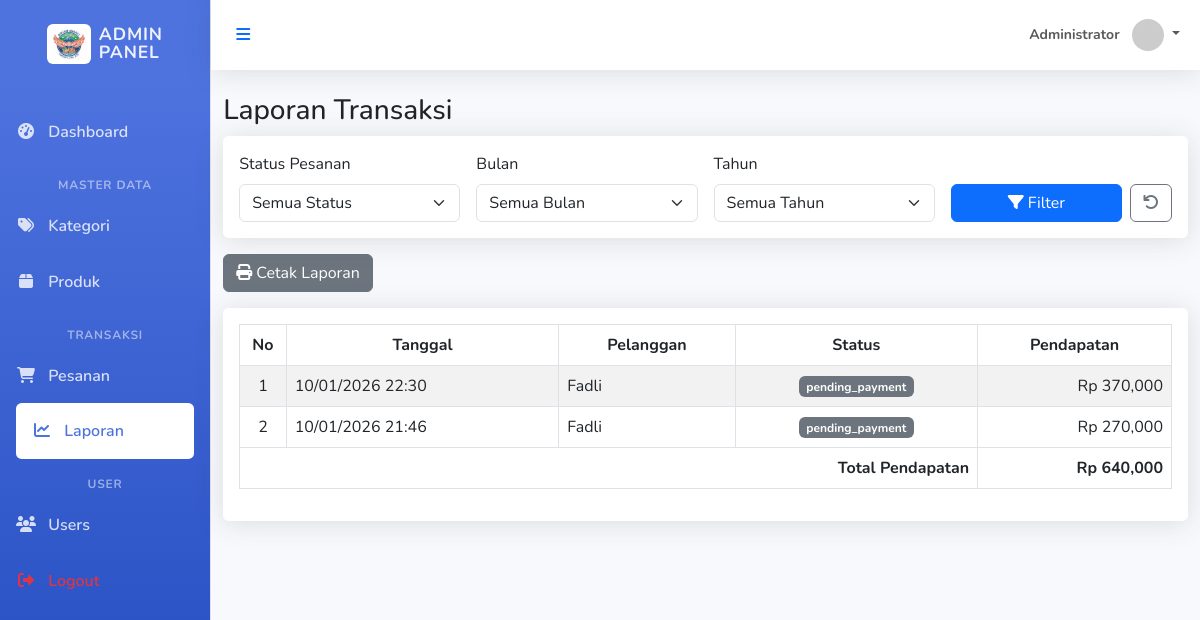
The page /admin/reports (signed in) on the database its author committed.
### tables this page shows
CREATE TABLE IF NOT EXISTS `orders` ( 
  `id` int(11) NOT NULL AUTO_INCREMENT, 
  `user_id` int(11) NOT NULL, 
  `total_amount` decimal(10,2) NOT NULL, 
  `status` varchar(50) NOT NULL DEFAULT 'pending', 
  `created_at` timestamp NOT NULL DEFAULT current_timestamp(), 
  `shipping_courier` varchar(50) DEFAULT NULL, 
  `shipping_cost` decimal(10,2) DEFAULT 0.00, 
  `payment_method` varchar(50) DEFAULT NULL, 
  `shipping_address` text DEFAULT NULL, 
  `payment_provider` varchar(100) DEFAULT NULL, 
  PRIMARY KEY (`id`), 
  KEY `user_id` (`user_id`), 
  CONSTRAINT `orders_ibfk_1` FOREIGN KEY (`user_id`) REFERENCES `users` (`id`) ON DELETE CASCADE 
);

CREATE TABLE IF NOT EXISTS `users` ( 
  `id` int(11) NOT NULL AUTO_INCREMENT, 
  `name` varchar(100) NOT NULL, 
  `email` varchar(100) DEFAULT NULL, 
  `phone` varchar(20) DEFAULT NULL, 
  `address` text DEFAULT NULL, 
  `gender` enum('L','P') DEFAULT NULL, 
  `birthdate` date DEFAULT NULL, 
  `image` varchar(255) DEFAULT 'default.jpg', 
  `username` varchar(50) NOT NULL, 
  `password` varchar(255) NOT NULL, 
  `role` enum('admin','customer') NOT NULL DEFAULT 'customer', 
  `created_at` timestamp NOT NULL DEFAULT current_timestamp(), 
  PRIMARY KEY (`id`), 
  UNIQUE KEY `username` (`username`) 
);

### app/core/Controller.php (called while the page is built, shortened)
<?php
class Controller {
    public function view($view, $data = []) {
        require_once '../app/views/' . $view . '.php';
    }
    public function model($model) {
        return new $model;
    }
}

### app/controllers/Admin.php (called while the page is built, shortened)
<?php
class Admin extends Controller {
    public function reports() {
        $data['judul'] = 'Laporan Transaksi';
        $status = isset($_GET['status']) ? $_GET['status'] : null;
        $month = isset($_GET['month']) ? $_GET['month'] : null;
        $year = isset($_GET['year']) ? $_GET['year'] : null;
        $data['orders'] = $this->model('Order_model')->getFilteredOrders($status, $month, $year);
        $data['filter_status'] = $status;
        $data['filter_month'] = $month;
        $data['filter_year'] = $year;
        $this->view('admin/reports/index', $data);
    }
}

### app/core/App.php (called while the page is built, shortened)
<?php
class App {
    protected $method = 'index';
    protected $params = [];
    public function __construct() {
        $url = $this->parseURL();
        if (isset($url[0]) && file_exists('../app/controllers/' . ucfirst($url[0]) . '.php')) {
            unset($url[0]);
        }
        $this->controller = new $this->controller;
        if (isset($url[1])) {
            if (method_exists($this->controller, $url[1])) {
                $this->method = $url[1];
            }
        }
        call_user_func_array([$this->controller, $this->method], $this->params);
    }
    public function parseURL() {
        if (isset($_GET['url'])) {
            $url = rtrim($_GET['url'], '/');
            $url = filter_var($url, FILTER_SANITIZE_URL);
            return explode('/', $url);
        }
        return ['Home'];
    }
}

### public/index.php (called while the page is built, shortened)
<?php
$app = new App();

### app/core/Database.php (called while the page is built, shortened)
<?php
class Database {
    private $host = DB_HOST;
    private $user = DB_USER;
    private $pass = DB_PASS;
    private $db_name = DB_NAME;
    private $dbh;
    private $stmt;
    public function __construct() {
        $dsn = 'mysql:host=' . $this->host . ';dbname=' . $this->db_name;
        $option = [
            PDO::ATTR_PERSISTENT => true,
            PDO::ATTR_ERRMODE => PDO::ERRMODE_EXCEPTION
        ];
        try {
            $this->dbh = new PDO($dsn, $this->user, $this->pass, $option);
        } catch (PDOException $e) {
            die($e->getMessage());
        }
    }
    public function query($query) {
        $this->stmt = $this->dbh->prepare($query);
    }
    public function execute() {
        return $this->stmt->execute();
    }
    public function resultSet() {
        $this->execute();
        return $this->stmt->fetchAll(PDO::FETCH_ASSOC);
    }
}

### app/models/Order_model.php (called while the page is built, shortened)
<?php
class Order_model {
    private $db;
    public function __construct() {
        $this->db = new Database;
    }
    public function getFilteredOrders($status = null, $month = null, $year = null) {
        $query = "SELECT orders.*, users.name as user_name, users.image as user_image FROM orders JOIN users ON orders.user_id = users.id WHERE 1=1";
        $query .= " ORDER BY created_at DESC";
        $this->db->query($query);
        return $this->db->resultSet();
    }
}

### app/views/admin/reports/index.php (the view, shortened to what this page needs)
<div class="row">
    <div class="col-md-12">
        <h3 class="no-print">Laporan Transaksi</h3>
        <div class="card mb-3 no-print">
            <div class="card-body">
                <form action="<?= BASEURL; ?>/admin/reports" method="GET" class="row g-3 align-items-end">
                    <div class="col-md-3">
                        <label class="form-label">Status Pesanan</label>
                        <select name="status" class="form-select">
                            <option value="all">Semua Status</option>
                        </select>
                    </div>
                    <div class="col-md-3">
                        <label class="form-label">Bulan</label>
                        <select name="month" class="form-select">
                            <option value="all">Semua Bulan</option>
                        </select>
                    </div>
                    <div class="col-md-3">
                        <label class="form-label">Tahun</label>
                        <select name="year" class="form-select">
                            <option value="all">Semua Tahun</option>
                        </select>
                    </div>
                    <div class="col-md-3">
                        <div class="d-flex gap-2">
                            <button type="submit" class="btn btn-primary flex-grow-1"><i class="fas fa-filter"></i> Filter</button>
                            <a href="<?= BASEURL; ?>/admin/reports" class="btn btn-outline-secondary" title="Reset Filter"><i class="fas fa-undo"></i></a>
                        </div>
                    </div>
                </form>
            </div>
        </div>
        <button onclick="window.print()" class="btn btn-secondary mb-3 no-print"><i class="fas fa-print"></i> Cetak Laporan</button>
        <div class="card">
            <div class="card-body">
                <table class="table table-bordered table-striped">
                    <thead>
                        <tr>
                            <th class="text-center" width="5%">No</th>
                            <th class="text-center">Tanggal</th>
                            <th class="text-center">Pelanggan</th>
                            <th class="text-center">Status</th>
                            <th class="text-center">Pendapatan</th>
                        </tr>
                    </thead>
                    <tbody>
                        <?php
                        $no = 1;
                        $total_pendapatan = 0;
                        foreach($data['orders'] as $order):
                            $total_pendapatan += $order['total_amount'];
                        ?>
                        <tr>
                            <td class="text-center"><?= $no++; ?></td>
                            <td><?= date('d/m/Y H:i', strtotime($order['created_at'])); ?></td>
                            <td><?= $order['user_name']; ?></td>
                            <td class="text-center">
                                <span class="badge bg-secondary"><?= $order['status']; ?></span>
                            </td>
                            <td class="text-end text-right">Rp <?= number_format($order['total_amount']); ?></td>
                        </tr>
                        <?php endforeach; ?>
                    </tbody>
                    <tfoot>
                        <tr>
                            <th colspan="4" class="text-end text-right fw-bold">Total Pendapatan</th>
                            <th class="text-end text-right fw-bold">Rp <?= number_format($total_pendapatan); ?></th>
                        </tr>
                    </tfoot>
                </table>
            </div>
        </div>
    </div>
</div>

### app/views/layouts/admin_header.php (style rules this page uses)
body { font-family: 'Nunito', sans-serif; background-color: #f8f9fc; overflow-x: hidden; }
.card { border: none; box-shadow: 0 .15rem 1.75rem 0 rgba(58,59,69,.15); border-radius: 0.35rem; }

### rows shown on the page
orders: created_at "10/01/2026 22:30", user.name "Fadli", status "pending_payment", total_amount "370,000"
orders: created_at "10/01/2026 21:46", user.name "Fadli", status "pending_payment", total_amount "270,000"

### other values the page prints
$_SESSION['user_name'] "Administrator"
$total_pendapatan "640,000"
